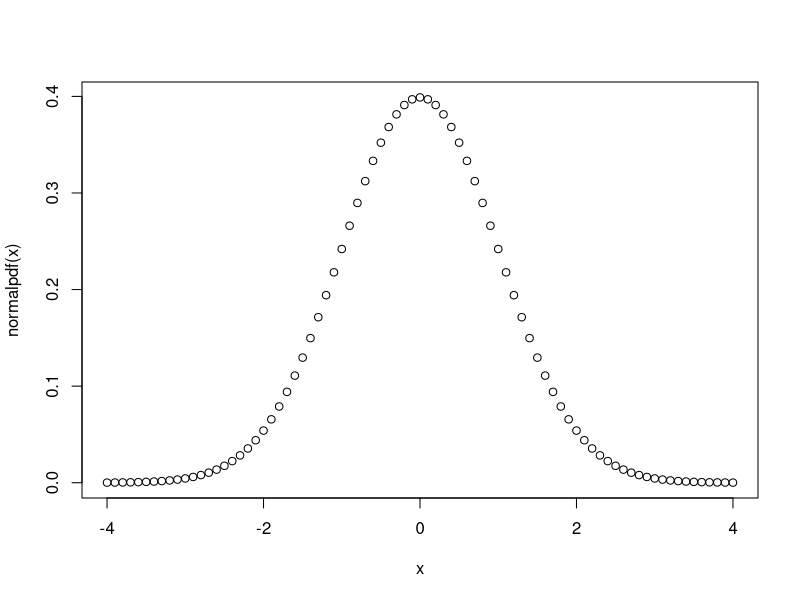

Source code (R):
normalpdf <- function(x =0,u =0, sigma =1){
	return(exp(-(x-u)^2/(2*sigma^2))/(sigma*sqrt(2*pi)))
}

print("Probability of a .5 in a normal dist:")
print(normalpdf(.5))

x = seq(-4,4,.1)
plot(x,normalpdf(x))